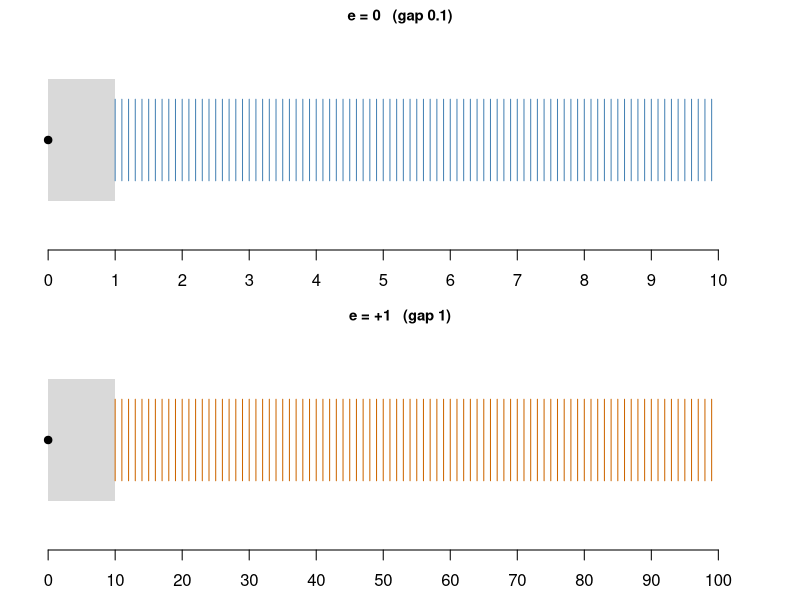
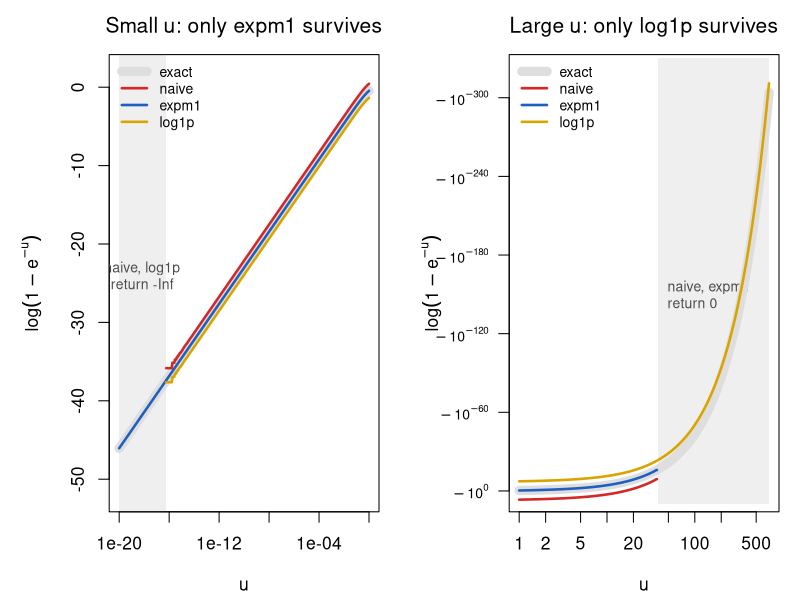

Recreate these plots in R, in order.
## ---- chunk 1
options(digits = 22)

## ---- chunk 2
#| label: integer-limits
#| warning: false
.Machine$integer.max

## Check upper bounds
as.integer(2^31 - 1)                    # maximum valid integer
as.integer(2^31)                        # exceeds limit, returns NA
as.integer(2^31 - 1) + as.integer(1)    # overflows to NA

## Check lower bounds
as.integer(-(2^31 - 1))                 # minimum valid integer
as.integer(-2^31)                       # exceeds lower limit, returns NA
## ---- chunk 3
#| label: integer-product
#| warning: false
50000L * 50000L
50000 * 50000
## ---- chunk 4
#| label: toy-all-numbers
m <- outer(1:9, 0:9, function(a, b) sprintf("%.1f",a + b / 10))
dimnames(m) <- list(d1 = 1:9, d2 = 0:9)
m
## ---- chunk 5
#| label: fig-toy-lines
#| echo: false
#| fig-width: 9
#| fig-height: 3.6
#| fig-cap: 'Illustrates how floating-point numbers are spaced on the real line in a toy number system: the gaps between representable numbers grow with magnitude, so precision is relative rather than absolute.
#|   Positive numbers at zoom $e=0$ (top, gap $0.1$) and $e=+1$ (bottom, gap $1$). Grey bands hold the crowded marks of all lower zooms ($e<0$, and $e\le 0$ in the bottom panel); overflow occurs only far to the right, beyond $9.9\times10^{9}$.'
par(mfrow = c(2, 1), mar = c(2.5, 1, 1.5, 1))
m0 <- (10:99) / 10; m1 <- 10:99
plot(NA, xlim = c(0, 10.5), ylim = c(0, 1), axes = FALSE, xlab = "", ylab = "",
     main = "e = 0   (gap 0.1)", cex.main = 0.9)
rect(0, 0.2, 1, 0.8, col = "gray85", border = NA)
segments(m0, 0.3, m0, 0.7, col = "steelblue")
points(0, 0.5, pch = 19)
axis(1, at = 0:10)
plot(NA, xlim = c(0, 105), ylim = c(0, 1), axes = FALSE, xlab = "", ylab = "",
     main = "e = +1   (gap 1)", cex.main = 0.9)
rect(0, 0.2, 10, 0.8, col = "gray85", border = NA)
segments(m1, 0.3, m1, 0.7, col = "darkorange3")
points(0, 0.5, pch = 19)
axis(1, at = seq(0, 100, 10))
## ---- chunk 6
#| label: double-limits
c(eps = .Machine$double.eps, xmax = .Machine$double.xmax,
  xmin = .Machine$double.xmin, subnormal = 2^-1074, maxint = 2^53)
## ---- chunk 7
#| label: machine-eps
1 + 2^-52 == 1
1 + 2^-53 == 1                       # half an epsilon is lost
0.1 + 0.2 == 0.3                     # rounding error
isTRUE(all.equal(0.1 + 0.2, 0.3))    # test with tolerance sqrt(eps)
## ---- chunk 8
#| label: over-underflow
2 * .Machine$double.xmax             # overflow: Inf
exp(710)                             # overflow: Inf
2^-1075                              # underflow: 0
prod(rep(0.01, 200))                 # 1e-400 underflows to 0
sum(log(rep(0.01, 200)))             # the log scale is safe
## ---- chunk 9
#| label: spacing-demo
2^52 + 1 == 2^52                     # gap 1: still distinguishable
2^53 + 1 == 2^53                     # gap 2: the +1 is lost
format(c(2^53, 2^53 + 1, 2^53 + 2), digits = 17)
.Machine$integer.max                 # 2^31 - 1
## ---- chunk 10
#| label: sum-large-small
## the target value
f0 <- 1 + 2^(-40)
f0

## adding 2^-52 (one epsilon) 2^12 times works: each addition changes the sum
f1 <- 1; i <- 1
while (i <= 2^12) { f1 <- f1 + 2^(-52); i <- i + 1 }
f1

## adding 2^-53 (half an epsilon) 2^13 times fails: 1 + 2^-53 rounds to 1 every time
f2 <- 1; i <- 1
while (i <= 2^13) { f2 <- f2 + 2^(-53); i <- i + 1 }
f2

## this difference is not due to number display in R
f0 == f1
f0 == f2

## R's built-in sum() uses pairwise summation and extended precision
f3 <- sum(c(1, rep(2^(-53), 2^13))); f3
f1 == f3
f4 <- sum(c(1, rep(2^(-54), 2^14))); f4
f0 == f4

## the fix: accumulate the small numbers first, then add to 1
f6s <- 0; i <- 1
while (i <= 2^14) { f6s <- f6s + 2^(-54); i <- i + 1 }
f6s
f6 <- f6s + 1; f6
f0 == f6
## ---- chunk 11
#| label: summation-methods
x <- c(1, rep(1e-16, 1e4))                 # exact sum is 1 + 1e-12

naive_sum <- function(x) { s <- 0; for (v in x) s <- s + v; s }

kahan_sum <- function(x) {
  s <- 0; c <- 0                            # c holds the running roundoff error
  for (v in x) { y <- v - c; t <- s + y; c <- (t - s) - y; s <- t }
  s }

c(naive   = naive_sum(x) - 1,
  sorted  = naive_sum(sort(x)) - 1,
  kahan   = kahan_sum(x) - 1,
  builtin = sum(x) - 1,
  exact   = 1e-12)
## ---- chunk 12
#| label: eps-other-bases
log(2^(-52))               # base e: about -36
1 + exp(-35)
1 + exp(-37)               # evaluates to exactly 1

log(2^(-52), base = 10)    # base 10: about -15.7
1 + 1e-15 == 1
1 + 1e-16 == 1
## ---- chunk 13
#| label: tbl-fexp-naive
#| message: false
library(knitr)

fexp <- function(x, debug = FALSE) {
  i <- 0; expx <- 1; u <- 1
  if (debug) debug_list <- list()
  while (abs(u) > 1e-20 * abs(expx)) {
    i <- i + 1
    u <- u * x / i
    expx <- expx + u
    if (debug) debug_list[[i]] <- c(Step = i, Term_u = u, exp_x = expx)
  }
  if (debug) return(do.call(rbind, debug_list))
  expx
}

test_vals <- c(10, 20, 60, -1, -10, -20, -50)
res1 <- data.frame(x = test_vals, Built_in_Exp = exp(test_vals), Taylor_fexp = sapply(test_vals, fexp))
kable(res1, caption = "Compares a naive Taylor-series implementation of the exponential function with the built-in exp() to show that the series is accurate for positive arguments but fails for negative ones. Built-in exp() versus the naive Taylor series fexp()")
## ---- chunk 14
#| label: tbl-fexp-debug
debug_matrix <- fexp(-50, debug = TRUE)
debug_summary <- rbind(
  head(debug_matrix, 10),
  matrix(NA, nrow = 1, ncol = 3, dimnames = list("...", colnames(debug_matrix))),
  tail(debug_matrix, 10))
kable(debug_summary, caption = "Exposes the internals of the failing computation of exp(-50), showing that very large terms of alternating sign cancel and leave only roundoff error. Debug trace for fexp(-50) showing catastrophic cancellation")
## ---- chunk 15
#| label: tbl-fexp-robust
fexp2 <- function(x) {
  xa <- abs(x); i <- 0; expx <- 1; u <- 1
  while (u > 1e-20 * expx) { i <- i + 1; u <- u * xa / i; expx <- expx + u }
  if (x >= 0) expx else 1 / expx
}

test_vals_neg <- c(-10, -20, -50)
res2 <- data.frame(x = test_vals_neg, Built_in_Exp = exp(test_vals_neg), Robust_fexp2 = sapply(test_vals_neg, fexp2))
kable(res2, caption = "Shows that reformulating the computation as 1/exp(|x|) removes the cancellation and restores accuracy for negative arguments. Robust fexp2() for negative arguments")
## ---- chunk 16
#| label: expm1-demo
x <- 1e-10
c(naive = exp(x) - 1, expm1 = expm1(x), series = x + x^2 / 2)
x <- 1e-20
c(naive = log(1 + x), log1p = log1p(x))
## ---- chunk 17
#| label: variance-formulas
## one-pass (computational) formula
var1 <- function(x) { n <- length(x); (sum(x^2) - sum(x)^2 / n) / (n - 1) }

## two-pass formula (centering on the mean)
var2 <- function(x) { n <- length(x); sum((x - mean(x))^2) / (n - 1) }

## small data works fine for both
x <- c(1, 2, 3)
c(var1(x), var2(x), var(x))

## a large shift exposes catastrophic cancellation in var1
x <- c(1, 2, 3) + 1e8
c(var1(x), var2(x), var(x))
x <- c(1, 2, 3) + 1e10
c(var1(x), var2(x), var(x))
## ---- chunk 18
#| label: tbl-variance-scan
M <- 10^(0:10)
res <- t(sapply(M, function(m) { x <- c(1, 2, 3) + m; c(M = m, one_pass = var1(x), two_pass = var2(x)) }))
kable(res, caption = "Demonstrates catastrophic cancellation in the one-pass variance formula, which breaks down when the data have a large mean, while the two-pass formula stays accurate. One-pass versus two-pass variance as the data are shifted by M", digits = 6)
## ---- chunk 19
#| label: variance-fixes
var_shifted <- function(x) { n <- length(x); d <- x - x[1]; (sum(d^2) - sum(d)^2 / n) / (n - 1) }

var_welford <- function(x) {
  m <- 0; S <- 0
  for (k in seq_along(x)) { m_old <- m; m <- m + (x[k] - m) / k; S <- S + (x[k] - m_old) * (x[k] - m) }
  S / (length(x) - 1) }

x <- c(1, 2, 3) + 1e10
c(one_pass = var1(x), shifted = var_shifted(x), welford = var_welford(x), two_pass = var2(x))
## ---- chunk 20
#| label: sigmoid-demo
p1 <- function(theta) exp(theta) / (1 + exp(theta))
p2 <- function(theta) 1 / (1 + exp(-theta))

## large positive theta breaks p1, works in p2
theta <- 2000
c(p1 = p1(theta), p2 = p2(theta))

## large negative theta works for both
theta <- -2000
c(p1 = p1(theta), p2 = p2(theta))

## the piecewise form is safe everywhere and keeps full precision in both tails
sigmoid <- function(x) ifelse(x >= 0, 1 / (1 + exp(-x)), exp(x) / (1 + exp(x)))
sigmoid(c(-2000, -20, 0, 20, 2000))
## ---- chunk 21
#| label: builtin-demo
c(naive = log(factorial(1000)), lfactorial = lfactorial(1000))
c(naive = log(dnorm(40)), dnorm_log = dnorm(40, log = TRUE))
c(naive = log(1 - pnorm(10)), stable = pnorm(10, lower.tail = FALSE, log.p = TRUE))
## ---- chunk 22
#| label: log-quotient-demo
log_x <- 800; x <- exp(log_x); x          # overflow
log_y <- 805; y <- exp(log_y); y          # overflow
x / y                                     # Inf/Inf = NaN

log_xovery <- log_x - log_y               # subtracting logs is safe
log_xovery
exp(log_xovery)

## likelihood versus log-likelihood for 2000 fair-coin tosses
p <- rep(0.5, 2000)
c(likelihood = prod(p), log_likelihood = sum(log(p)))
## ---- chunk 23
#| label: log-sum-exp
log_sum_exp <- function(log_x) {
  max_log_x <- max(log_x)
  max_log_x + log(sum(exp(log_x - max_log_x)))
}

## values that would overflow directly
log_x <- c(2000, 2010, 2030)
exp(log_x)                                   # Inf
c(direct = log(sum(exp(log_x))), lse = log_sum_exp(log_x))

## values that would underflow directly
log_x <- -c(2000, 2010, 2030)
exp(log_x)                                   # 0
c(direct = log(sum(exp(log_x))), lse = log_sum_exp(log_x))
## ---- chunk 24
#| label: mixture-loglik
y <- c(-1, 0.5, 2, 45)                      # the last value is far from both means
mu <- c(0, 3); w <- c(0.6, 0.4)
naive <- sum(log(w[1] * dnorm(y, mu[1]) + w[2] * dnorm(y, mu[2])))
stable <- sum(sapply(y, function(yi) log_sum_exp(log(w) + dnorm(yi, mu, log = TRUE))))
c(naive = naive, stable = stable)
## ---- chunk 25
#| label: log-softmax
x <- c(1000, 1001, 1005)
naive <- log(exp(x) / sum(exp(x)))
stable <- x - log_sum_exp(x)
rbind(naive, stable, probabilities = exp(stable))
## ---- chunk 26
#| label: logsumexp-matrixStats
#| message: false
library(matrixStats)
c(mine = log_sum_exp(c(2000, 2001, 2002)), matrixStats = logSumExp(c(2000, 2001, 2002)))
## ---- chunk 27
#| label: log-minus-exp
log_minus_exp <- function(log_x, log_y) {
  if (log_x < log_y) stop("the first argument must be the larger")
  log_x + log1p(-exp(log_y - log_x))
}

log_minus_exp(2020, 2000)
exp(2000) - exp(1999)                       # direct subtraction: Inf - Inf = NaN

## nearly equal arguments: log1p keeps the precision that log(1 - .) would lose
lx <- 10; ly <- 10 - 1e-12
c(with_log1p = log_minus_exp(lx, ly), with_log = lx + log(1 - exp(ly - lx)), exact = log(exp(lx) - exp(ly)))
## ---- chunk 28
#| label: logspace-sub-table
a <- c(2000, 1e-20, -1000,    0)
b <- c(1999,     0, -1001, -500)
g <- function(x) formatC(x, format = "g", digits = 8)
kable(data.frame(a = g(a), b = g(b), u = g(a - b),
                  naive = g(log(exp(a) - exp(b))),
                  log_minus_exp = g(mapply(log_minus_exp, a, b))),
      caption = "Shows why log(exp(a) - exp(b)) should be computed on the log scale: the naive expression overflows for large a and b, whereas log_minus_exp stays finite and accurate. log(exp(a) - exp(b)) by the naive expression and by log_minus_exp",
      align = c("r", "r", "r", "r", "r"))
## ---- chunk 29
#| label: log1mexp-functions
f_naive <- function(u) log(1 - exp(-u))     # both failures
f_expm1 <- function(u) log(-expm1(-u))      # never forms the difference 1 - exp(-u)
f_log1p <- function(u) log1p(-exp(-u))      # never forms the sum exp(-u)
## ---- chunk 30
#| label: tbl-log1mexp
u <- c(1e-100, 1e-18, 1e-15, 1e-8, 1, 20, 50, 500)
log1mexp <- function(u) ifelse(u <= log(2), log(-expm1(-u)), log1p(-exp(-u)))
## plain decimals, except that numbers below 0.01 in absolute value are written +/- e^{x}, x = log|value|
g <- function(v) vapply(v, function(v) {
  if (is.nan(v)) return("NaN")
  if (is.infinite(v)) return(if (v < 0) "$-\\infty$" else "$\\infty$")
  if (v == 0) return("$0$")
  if (abs(v) < 0.01) return(paste0("$", if (v < 0) "-", "e^{", signif(log(abs(v)), 6), "}$"))
  paste0("$", signif(v, 6), "$")
}, "")
tab <- data.frame(g(u), g(f_naive(u)), g(f_expm1(u)), g(f_log1p(u)), g(log1mexp(u)))
names(tab) <- c("$u$", "naive",
                "expm1: $\\log(-(e^{-u}-1))$",
                "log1p: $\\log(1-e^{-u})$",
                "correct: log1mexp$(u)$")
kable(tab, align = rep("r", 5),
      caption = "Computing log(1 - exp(-u)) four ways, across eighteen orders of magnitude of u; numbers below 0.01 in absolute value are written as powers of e.")
## ---- chunk 31
#| label: log1mexp-branch
log1mexp <- function(u) ifelse(u <= log(2), log(-expm1(-u)), log1p(-exp(-u)))
## ---- chunk 32
#| label: fig-log1mexp
#| echo: !expr knitr::is_html_output()   # code shown in HTML only
#| fig-cap: "Compares implementations of log(1 - exp(-u)) to show which formulas remain accurate for very small and very large u.
#|   The three implementations of log(1 - exp(-u)) against u on a log scale. Curves are offset vertically by a small constant so that they remain distinguishable where they agree; log1mexp is the grey reference."
#| fig-width: 10
#| fig-height: 4.2

fin <- function(y) replace(y, !is.finite(y), NA)   # -Inf: the curve simply stops
## for the right panel: place y < 0 on a log axis without changing its sign,
## by plotting log10(-y) against a reversed axis labelled -10^k
negpow <- function(y) {
  out <- rep(NA_real_, length(y)); ok <- is.finite(y) & y < 0
  out[ok] <- log10(-y[ok]); out
}
cols <- c(naive = "#D62728", expm1 = "#1F5FBF", log1p = "#D9A400")
par(mfrow = c(1, 2), mar = c(4.2, 5.2, 2.6, 1), cex = 1.05)

## left: small u, value plotted directly; jitter in units of the response
u <- 10^seq(-20, 0, length.out = 400)
jit <- c(0.9, 0, -0.9)
plot(u, log1mexp(u), type = "n", log = "x", ylim = c(-52, 2),
     xlab = expression(u), ylab = expression(log(1 - e^-u)),
     main = expression("Small" ~ u * ": only expm1 survives"))
u_dead <- max(u[!is.finite(f_naive(u))])
rect(min(u), -60, u_dead, 10, col = adjustcolor("gray50", 0.12), border = NA)
text(sqrt(min(u) * u_dead), -24, "naive, log1p\nreturn -Inf", col = "gray30", cex = 0.8)
lines(u, log1mexp(u), lwd = 9, col = "gray87")
lines(u, fin(f_naive(u)) + jit[1], lwd = 2.5, col = cols["naive"])
lines(u, fin(f_expm1(u)) + jit[2], lwd = 2.5, col = cols["expm1"])
lines(u, fin(f_log1p(u)) + jit[3], lwd = 2.5, col = cols["log1p"])
legend("topleft", bty = "n", cex = 0.8, lwd = c(9, 2.5, 2.5, 2.5),
       col = c("gray87", cols), legend = c("exact", "naive", "expm1", "log1p"))

## right: large u, same quantity on a log-magnitude axis (note the reversed ylim);
## jitter is now in powers of ten, so it must be applied after negpow()
u <- 10^seq(0, log10(700), length.out = 400)
jit <- c(7, 0, -7)
k <- seq(0, -300, by = -60)
plot(u, negpow(log1mexp(u)), type = "n", log = "x", ylim = c(3, -320), yaxt = "n",
     xlab = expression(u), ylab = expression(log(1 - e^-u)),
     main = expression("Large" ~ u * ": only log1p survives"))
axis(2, at = k, labels = parse(text = paste0("-10^", k)), las = 1, cex.axis = 0.8)
u_dead <- min(u[f_naive(u) >= 0])
rect(u_dead, 10, max(u), -330, col = adjustcolor("gray50", 0.12), border = NA)
text(u_dead * 1.3, -150, "naive, expm1\nreturn 0", adj = c(0, 0.5), col = "gray30", cex = 0.8)
lines(u, negpow(log1mexp(u)), lwd = 9, col = "gray87")
lines(u, negpow(f_naive(u)) + jit[1], lwd = 2.5, col = cols["naive"])
lines(u, negpow(f_expm1(u)) + jit[2], lwd = 2.5, col = cols["expm1"])
lines(u, negpow(f_log1p(u)) + jit[3], lwd = 2.5, col = cols["log1p"])
legend("topleft", bty = "n", cex = 0.8, lwd = c(9, 2.5, 2.5, 2.5),
       col = c("gray87", cols), legend = c("exact", "naive", "expm1", "log1p"))
## ---- chunk 33
#| label: phi10-example
c(naive    = log(1 - pnorm(10)),                          # pnorm(10) rounds to 1, so log(0) = -Inf
  log1p    = log1p(-pnorm(10)),                            # log1p cannot recover digits already lost
  log1mexp = log1mexp(-pnorm(10, log.p = TRUE)),           # complement taken in log space
  stable   = pnorm(10, lower.tail = FALSE, log.p = TRUE))  # direct upper tail
## ---- chunk 34
#| label: phi-neg10-example
c(naive    = log(1 - pnorm(-10)),                           # 1 - 7.6e-24 rounds to 1, so log gives 0
  log1p    = log1p(-pnorm(-10)),                             # pnorm(-10) is itself accurate
  log1mexp = log1mexp(-pnorm(-10, log.p = TRUE)),
  stable   = pnorm(-10, lower.tail = FALSE, log.p = TRUE))
